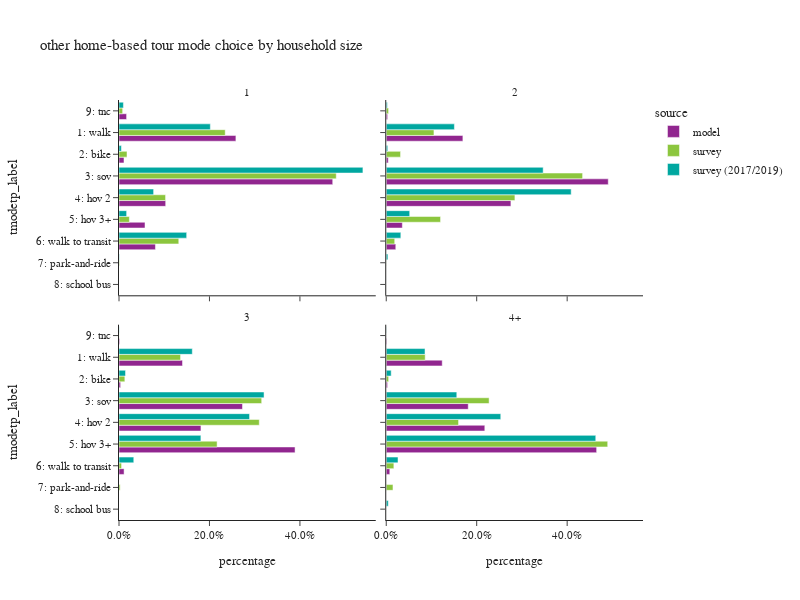

The notebook cell this image was saved under:
### Code cell
plot_mode_choice(hb_tour,"hhsize_4+",
                 {"hhsize_4+":["1","2","3","4+"],
                  "tmodetp_label":["1: walk","2: bike","3: sov","4: hov 2","5: hov 3+","6: walk to transit",
                                   "7: park-and-ride","8: school bus","9: other–survey only"]},
                 "household size",2,600)

### Figure 1 — Plotly figure (JSON) as saved in the notebook; plotly's stock layout.template omitted (floating-point values rounded to 4 significant figures)
{"data": [{"alignmentgroup": "True", "customdata": [[126558], [5402], [231377], [50541], [28146], [39445], [8222]], "hovertemplate": "source=model<br>hhsize_4+=1<br>percentage=%{x}<br>tmodetp_label=%{y}<br>sample count=%{customdata[0]}<extra></extra>", "legendgroup": "model", "marker": {"color": "#91268F", "pattern": {"shape": ""}}, "name": "model", "offsetgroup": "model", "orientation": "h", "showlegend": true, "textposition": "auto", "type": "bar", "x": [0.2584, 0.01103, 0.4725, 0.1032, 0.05748, 0.08055, 0.01679], "xaxis": "x3", "y": ["1: walk", "2: bike", "3: sov", "4: hov 2", "5: hov 3+", "6: walk to transit", "9: tnc"], "yaxis": "y3"}, {"alignmentgroup": "True", "customdata": [[162976], [4252], [472046], [265066], [34215], [20289], [2903]], "hovertemplate": "source=model<br>hhsize_4+=2<br>percentage=%{x}<br>tmodetp_label=%{y}<br>sample count=%{customdata[0]}<extra></extra>", "legendgroup": "model", "marker": {"color": "#91268F", "pattern": {"shape": ""}}, "name": "model", "offsetgroup": "model", "orientation": "h", "showlegend": false, "textposition": "auto", "type": "bar", "x": [0.1695, 0.004421, 0.4908, 0.2756, 0.03558, 0.0211, 0.003018], "xaxis": "x4", "y": ["1: walk", "2: bike", "3: sov", "4: hov 2", "5: hov 3+", "6: walk to transit", "9: tnc"], "yaxis": "y4"}, {"alignmentgroup": "True", "customdata": [[82152], [2070], [159737], [106010], [227781], [6575], [866]], "hovertemplate": "source=model<br>hhsize_4+=3<br>percentage=%{x}<br>tmodetp_label=%{y}<br>sample count=%{customdata[0]}<extra></extra>", "legendgroup": "model", "marker": {"color": "#91268F", "pattern": {"shape": ""}}, "name": "model", "offsetgroup": "model", "orientation": "h", "showlegend": false, "textposition": "auto", "type": "bar", "x": [0.1404, 0.003537, 0.273, 0.1812, 0.3892, 0.01124, 0.00148], "xaxis": "x", "y": ["1: walk", "2: bike", "3: sov", "4: hov 2", "5: hov 3+", "6: walk to transit", "9: tnc"], "yaxis": "y"}, {"alignmentgroup": "True", "customdata": [[150643], [3531], [220675], [265251], [566186], [9545], [1371]], "hovertemplate": "source=model<br>hhsize_4+=4+<br>percentage=%{x}<br>tmodetp_label=%{y}<br>sample count=%{customdata[0]}<extra></extra>", "legendgroup": "model", "marker": {"color": "#91268F", "pattern": {"shape": ""}}, "name": "model", "offsetgroup": "model", "orientation": "h", "showlegend": false, "textposition": "auto", "type": "bar", "x": [0.1238, 0.002901, 0.1813, 0.2179, 0.4652, 0.007842, 0.001126], "xaxis": "x2", "y": ["1: walk", "2: bike", "3: sov", "4: hov 2", "5: hov 3+", "6: walk to transit", "9: tnc"], "yaxis": "y2"}, {"alignmentgroup": "True", "customdata": [[380], [52], [466], [84], [28], [129], [4], [11]], "hovertemplate": "source=survey<br>hhsize_4+=1<br>percentage=%{x}<br>tmodetp_label=%{y}<br>sample count=%{customdata[0]}<extra></extra>", "legendgroup": "survey", "marker": {"color": "#8CC63E", "pattern": {"shape": ""}}, "name": "survey", "offsetgroup": "survey", "orientation": "h", "showlegend": true, "textposition": "auto", "type": "bar", "x": [0.2348, 0.01769, 0.4803, 0.103, 0.02291, 0.1321, 0.001053, 0.00807], "xaxis": "x3", "y": ["1: walk", "2: bike", "3: sov", "4: hov 2", "5: hov 3+", "6: walk to transit", "7: park-and-ride", "9: tnc"], "yaxis": "y3"}, {"alignmentgroup": "True", "customdata": [[373], [43], [570], [485], [109], [52], [4], [7]], "hovertemplate": "source=survey<br>hhsize_4+=2<br>percentage=%{x}<br>tmodetp_label=%{y}<br>sample count=%{customdata[0]}<extra></extra>", "legendgroup": "survey", "marker": {"color": "#8CC63E", "pattern": {"shape": ""}}, "name": "survey", "offsetgroup": "survey", "orientation": "h", "showlegend": false, "textposition": "auto", "type": "bar", "x": [0.1055, 0.03163, 0.4341, 0.2845, 0.1201, 0.01873, 0.0002838, 0.005184], "xaxis": "x4", "y": ["1: walk", "2: bike", "3: sov", "4: hov 2", "5: hov 3+", "6: walk to transit", "7: park-and-ride", "9: tnc"], "yaxis": "y4"}, {"alignmentgroup": "True", "customdata": [[81], [15], [141], [135], [76], [7], [4], [1]], "hovertemplate": "source=survey<br>hhsize_4+=3<br>percentage=%{x}<br>tmodetp_label=%{y}<br>sample count=%{customdata[0]}<extra></extra>", "legendgroup": "survey", "marker": {"color": "#8CC63E", "pattern": {"shape": ""}}, "name": "survey", "offsetgroup": "survey", "orientation": "h", "showlegend": false, "textposition": "auto", "type": "bar", "x": [0.1361, 0.01293, 0.3155, 0.3101, 0.2169, 0.005689, 0.002554, 0.0002349], "xaxis": "x", "y": ["1: walk", "2: bike", "3: sov", "4: hov 2", "5: hov 3+", "6: walk to transit", "7: park-and-ride", "9: tnc"], "yaxis": "y"}, {"alignmentgroup": "True", "customdata": [[72], [8], [140], [107], [293], [12], [4], [2]], "hovertemplate": "source=survey<br>hhsize_4+=4+<br>percentage=%{x}<br>tmodetp_label=%{y}<br>sample count=%{customdata[0]}<extra></extra>", "legendgroup": "survey", "marker": {"color": "#8CC63E", "pattern": {"shape": ""}}, "name": "survey", "offsetgroup": "survey", "orientation": "h", "showlegend": false, "textposition": "auto", "type": "bar", "x": [0.08608, 0.005293, 0.2274, 0.1599, 0.4896, 0.01684, 0.01488, 2.938e-05], "xaxis": "x2", "y": ["1: walk", "2: bike", "3: sov", "4: hov 2", "5: hov 3+", "6: walk to transit", "7: park-and-ride", "8: school bus"], "yaxis": "y2"}, {"alignmentgroup": "True", "customdata": [[585], [29], [657], [153], [37], [261], [5], [24]], "hovertemplate": "source=survey (2017/2019)<br>hhsize_4+=1<br>percentage=%{x}<br>tmodetp_label=%{y}<br>sample count=%{customdata[0]}<extra></extra>", "legendgroup": "survey (2017/2019)", "marker": {"color": "#00A7A0", "pattern": {"shape": ""}}, "name": "survey (2017/2019)", "offsetgroup": "survey (2017/2019)", "orientation": "h", "showlegend": true, "textposition": "auto", "type": "bar", "x": [0.2019, 0.005261, 0.5393, 0.07655, 0.01687, 0.1496, 0.0007181, 0.00978], "xaxis": "x3", "y": ["1: walk", "2: bike", "3: sov", "4: hov 2", "5: hov 3+", "6: walk to transit", "7: park-and-ride", "9: tnc"], "yaxis": "y3"}, {"alignmentgroup": "True", "customdata": [[925], [51], [897], [875], [148], [193], [17], [1], [35]], "hovertemplate": "source=survey (2017/2019)<br>hhsize_4+=2<br>percentage=%{x}<br>tmodetp_label=%{y}<br>sample count=%{customdata[0]}<extra></extra>", "legendgroup": "survey (2017/2019)", "marker": {"color": "#00A7A0", "pattern": {"shape": ""}}, "name": "survey (2017/2019)", "offsetgroup": "survey (2017/2019)", "orientation": "h", "showlegend": false, "textposition": "auto", "type": "bar", "x": [0.1507, 0.003297, 0.347, 0.4089, 0.05183, 0.03225, 0.00366, 2.885e-05, 0.0024], "xaxis": "x4", "y": ["1: walk", "2: bike", "3: sov", "4: hov 2", "5: hov 3+", "6: walk to transit", "7: park-and-ride", "8: school bus", "9: tnc"], "yaxis": "y4"}, {"alignmentgroup": "True", "customdata": [[201], [12], [200], [232], [175], [47], [1], [3]], "hovertemplate": "source=survey (2017/2019)<br>hhsize_4+=3<br>percentage=%{x}<br>tmodetp_label=%{y}<br>sample count=%{customdata[0]}<extra></extra>", "legendgroup": "survey (2017/2019)", "marker": {"color": "#00A7A0", "pattern": {"shape": ""}}, "name": "survey (2017/2019)", "offsetgroup": "survey (2017/2019)", "orientation": "h", "showlegend": false, "textposition": "auto", "type": "bar", "x": [0.1621, 0.0144, 0.3207, 0.2887, 0.1811, 0.03268, 1.073e-05, 0.0004559], "xaxis": "x", "y": ["1: walk", "2: bike", "3: sov", "4: hov 2", "5: hov 3+", "6: walk to transit", "8: school bus", "9: tnc"], "yaxis": "y"}, {"alignmentgroup": "True", "customdata": [[194], [21], [152], [238], [504], [38], [10], [3]], "hovertemplate": "source=survey (2017/2019)<br>hhsize_4+=4+<br>percentage=%{x}<br>tmodetp_label=%{y}<br>sample count=%{customdata[0]}<extra></extra>", "legendgroup": "survey (2017/2019)", "marker": {"color": "#00A7A0", "pattern": {"shape": ""}}, "name": "survey (2017/2019)", "offsetgroup": "survey (2017/2019)", "orientation": "h", "showlegend": false, "textposition": "auto", "type": "bar", "x": [0.08571, 0.01092, 0.156, 0.2532, 0.4632, 0.02602, 0.004489, 0.0004689], "xaxis": "x2", "y": ["1: walk", "2: bike", "3: sov", "4: hov 2", "5: hov 3+", "6: walk to transit", "8: school bus", "9: tnc"], "yaxis": "y2"}], "layout": {"annotations": [{"font": {}, "showarrow": false, "text": "3", "x": 0.245, "xanchor": "center", "xref": "paper", "y": 0.465, "yanchor": "bottom", "yref": "paper"}, {"font": {}, "showarrow": false, "text": "4+", "x": 0.755, "xanchor": "center", "xref": "paper", "y": 0.465, "yanchor": "bottom", "yref": "paper"}, {"font": {}, "showarrow": false, "text": "1", "x": 0.245, "xanchor": "center", "xref": "paper", "y": 1.0, "yanchor": "bottom", "yref": "paper"}, {"font": {}, "showarrow": false, "text": "2", "x": 0.755, "xanchor": "center", "xref": "paper", "y": 1.0, "yanchor": "bottom", "yref": "paper"}], "barmode": "group", "height": 600, "legend": {"title": {"text": "source"}, "tracegroupgap": 0}, "title": {"text": "other home-based tour mode choice by household size"}, "width": 800, "xaxis": {"anchor": "y", "domain": [0.0, 0.49], "tickformat": ".1%", "title": {"text": "percentage"}}, "xaxis2": {"anchor": "y2", "domain": [0.51, 1.0], "matches": "x", "tickformat": ".1%", "title": {"text": "percentage"}}, "xaxis3": {"anchor": "y3", "domain": [0.0, 0.49], "matches": "x", "showticklabels": false, "tickformat": ".1%"}, "xaxis4": {"anchor": "y4", "domain": [0.51, 1.0], "matches": "x", "showticklabels": false, "tickformat": ".1%"}, "yaxis": {"anchor": "x", "categoryarray": ["9: other–survey only", "8: school bus", "7: park-and-ride", "6: walk to transit", "5: hov 3+", "4: hov 2", "3: sov", "2: bike", "1: walk"], "categoryorder": "array", "domain": [0.0, 0.465], "title": {"text": "tmodetp_label"}}, "yaxis2": {"anchor": "x2", "domain": [0.0, 0.465], "matches": "y", "showticklabels": false}, "yaxis3": {"anchor": "x3", "categoryarray": ["9: other–survey only", "8: school bus", "7: park-and-ride", "6: walk to transit", "5: hov 3+", "4: hov 2", "3: sov", "2: bike", "1: walk"], "categoryorder": "array", "domain": [0.535, 1.0], "matches": "y", "title": {"text": "tmodetp_label"}}, "yaxis4": {"anchor": "x4", "domain": [0.535, 1.0], "matches": "y", "showticklabels": false}}}
